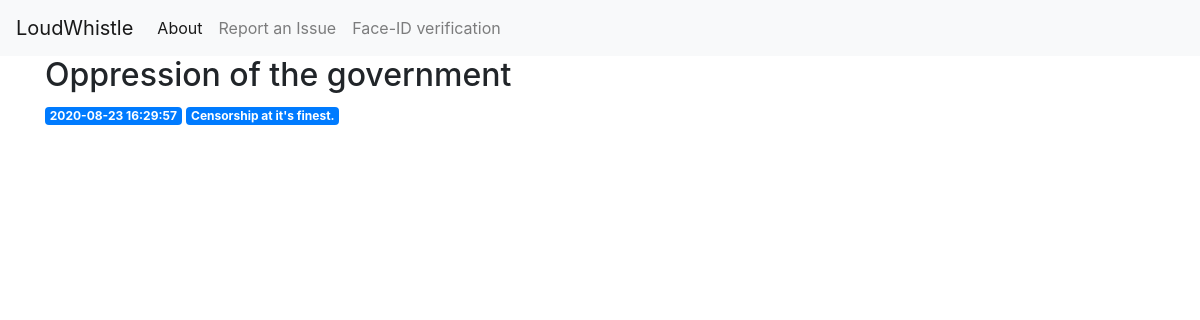
/2, run on the app's committed database.
### tables this page shows
CREATE TABLE posts (
    id INTEGER PRIMARY KEY AUTOINCREMENT,
    created TIMESTAMP NOT NULL DEFAULT CURRENT_TIMESTAMP,
    title TEXT NOT NULL,
    category TEXT NOT NULL,
    content TEXT NOT NULL
    
);

### display/app.py (the view)
@app.route('/<int:post_id>')
def post(post_id):
    post = get_post(post_id)
    return render_template('post.html', post=post)

### display/app.py (called while the page is built)
def get_db_connection():
    conn = sqlite3.connect('database.db')
    conn.row_factory = sqlite3.Row
    return conn

def get_post(post_id):
    conn = get_db_connection()
    post = conn.execute('SELECT * FROM posts WHERE id = ?',
                        (post_id,)).fetchone()
    conn.close()
    if post is None:
        abort(404)
    return post

### display/templates/post.html (shortened to what this page needs)
{% extends 'base.html' %}
{% block content %}
<body>
    <h2>{% block title %} {{ post['title'] }} {% endblock %}</h2>
    <span class="badge badge-primary">{{ post['created'] }}</span>
    <span class="badge badge-primary">{{ post['category'] }}</span>
    </body>
{% endblock %}

### data on the page
posts: title "Oppression of the government", created "2020-08-23 16:29:57", category "Censorship at it's finest."
